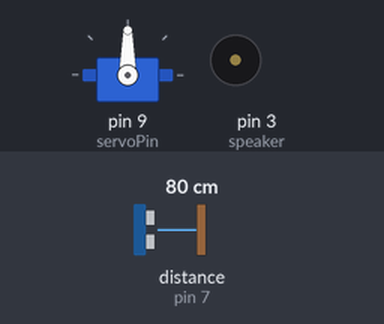
Recording of a sketch running on a simulated Arduino Uno, built with avr-gcc and run on an emulated ATmega328P. Parts: servo, buzzer (waves = sounding). Wiring (inferred from the names in the program): ultrasonic range finder: trigger pin 8; echo pin 7. The inputs (shaded band) are chosen by the test bench; at power-on: distance to the obstacle (sensor on pin 7) 80 cm. The echo pulse lasts 58.3 µs per cm; WiFi joins after 1.5 s; servers stay silent unless stated; what the sketch prints to the serial monitor is not drawn.

Above: at 0.1 s.
3.1 s: distance to the obstacle (sensor on pin 7) set to 9 cm
At 3.9 s:
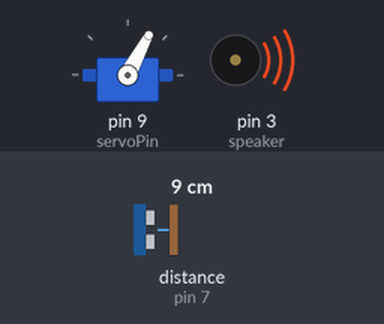
6.6 s: distance to the obstacle (sensor on pin 7) set to 2 cm
At 7.1 s:
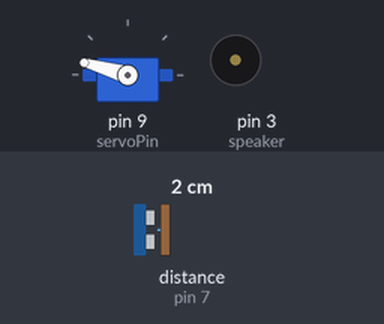
10.1 s: distance to the obstacle (sensor on pin 7) set to 18 cm
At 11.0 s:
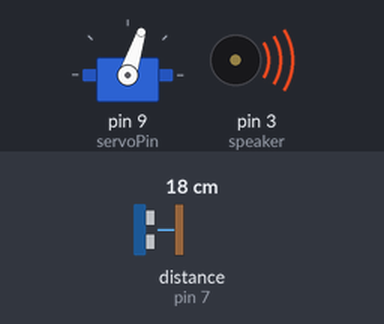
14.3 s: distance to the obstacle (sensor on pin 7) set to 4 cm
At 15.3 s:
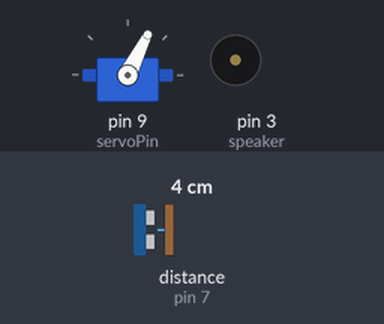
17.8 s: distance to the obstacle (sensor on pin 7) set to 35 cm
At 18.7 s:
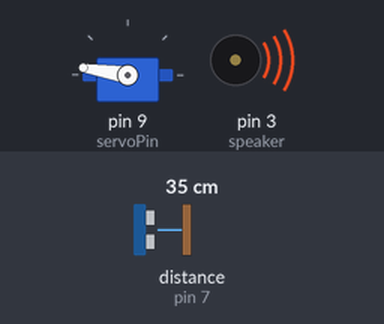
Timing chart, 0 to 22.3 s (numbered marks = the images above; inputs shaded):
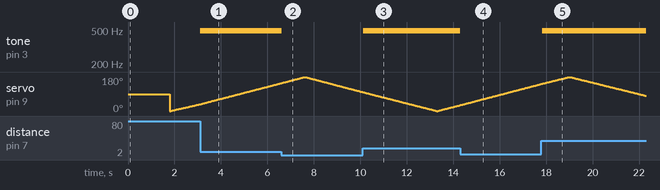

Measured:
- after the input at 3.1 s, tone on pin 3 (speaker): silent → 490 Hz at once
- after the input at 6.6 s, tone on pin 3 (speaker): 490 Hz → silent at once
- after the input at 10.1 s, tone on pin 3 (speaker): silent → 490 Hz at once
- after the input at 14.3 s, tone on pin 3 (speaker): 490 Hz → silent at once
- after the input at 17.8 s, tone on pin 3 (speaker): silent → 490 Hz at once
- by itself, servo on pin 9 (servoPin): rises from 144° to 180° in 1.2 s, then falls to 81° in 3.3 s

The sketch:

Lab02.ino
```cpp
//Prueba de codigo remoto inicio
#define BLYNK_PRINT Serial
#include <SPI.h>
#include <Ethernet.h>
#include <BlynkSimpleEthernet.h>

char auth[] = "jS8YjyVdKQTiKTig2oUbag786qBm5Ecs";

// Mac address should be different for each device in your LAN
byte arduino_mac[] = { 0xDE, 0xED, 0xBA, 0xFE, 0xFE, 0xED };
IPAddress arduino_ip (192,168,0,2);
IPAddress dns_ip     ( 192,168,0,1);
IPAddress gateway_ip ( 192,168,0,1);
IPAddress subnet_mask(255,255,255,0);

#define W5100_CS  10
#define SDCARD_CS 4
//Prueba de codigo remoto fin

// Include para la libreria Servo
#include <Servo.h>

// Define el pin Trig y Echo de el Sensor Ultrasonico
const int servoPin = 9;
const int trigPin = 8;
const int echoPin = 7;
const int speaker = 3;

// Variables para la duracion y la distancia
long duracion;
int distancia;

Servo myServo; // Crea un objeto servo para controlar el servo motor

void setup() {
  pinMode(trigPin, OUTPUT); // Configurar el trigPin como Output
  pinMode(echoPin, INPUT); // Configurar el echoPin como Input
  pinMode(speaker, OUTPUT);
  Serial.begin(9600);
  myServo.attach(servoPin); // Define en que pin esta el servo motor conectado

  //Prueba de codigo remoto inicio
  //Blynk.begin(auth);
  Blynk.begin(auth, "blynk-cloud.com", 80, arduino_ip, dns_ip, gateway_ip, subnet_mask, arduino_mac);
  //Prueba de codigo remoto fin
}
void loop() {
  Blynk.run();

  // rota el servo motor de 0 a 180 grados
  for (int i = 0; i <= 180; i++) {
    myServo.write(i);
    delay(30);
    distancia = calcularDistancia();// Llama a una funcion para calcular la distancia medida por el sensor Ultrasonico para cada grado

    Serial.print("Grado: ");
    Serial.print(i); // Envia el grado actual al Puerto Serial
    Serial.print(","); // Envía un carácter de adición justo al lado del valor anterior que se necesita más adelante en el Processing IDE para la indexación
    //Serial.print("Distancia: ");
    Serial.print(distancia); // Envía el valor de la distancia al puerto serie
    Serial.print("."); // Envía un carácter de adición justo al lado del valor anterior que se necesita más adelante en el Processing IDE para la indexación
  }

  // Repite las líneas anteriores de 180 a 0 grados
  for (int i = 180; i > 0; i--) {
    myServo.write(i);
    delay(30);
    distancia = calcularDistancia();
    Serial.print("Grado: ");
    Serial.print(i);
    Serial.print(",");
    //Serial.print("Distancia: ");
    Serial.print(distancia);
    Serial.print(".");
  }

}
// Funcion para calcular la distancia medida por el sensor Ultrasonic
int calcularDistancia() {

  digitalWrite(trigPin, LOW);
  delayMicroseconds(2);
  // Set el trigPin en estado HIGH por 10 microsegundos
  digitalWrite(trigPin, HIGH);
  delayMicroseconds(10);
  digitalWrite(trigPin, LOW);
  duracion = pulseIn(echoPin, HIGH); // Lee el echoPin, devuelve el tiempo de viaje de la onda de sonido en microsegundos
  distancia = duracion * 0.034 / 2;
  if (distancia < 7) {
    analogWrite(speaker, 1023);
  } else if (distancia >= 7 && distancia < 14) {
    analogWrite(speaker, 639);
  } else if (distancia >= 14 && distancia < 21) {
    analogWrite(speaker, 200);
  } else if (distancia >= 21 && distancia < 40) {
    analogWrite(speaker, 50);
  } else if (distancia >= 100) {
    analogWrite(speaker, 0);
  }
  return distancia;
}
```
